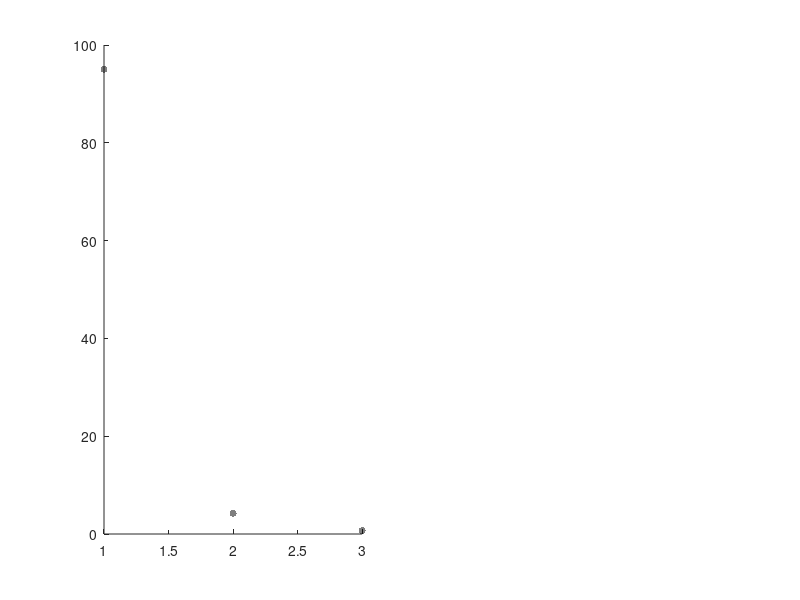

Write the MATLAB code that produced this figure. (Note: this script raises an error after producing the figure.)


 load('Fig1B.mat')

 figure
 
 subplot(121)
 hold on
 for i=1:size(mzBehav,1)
     scatter([1,2,3],mzBehav(i,1:3)*100,26,[0,0,0],'filled','MarkerFaceAlpha',0.5)
     plot([1,2,3],mzBehav(i,1:3)*100,'Color',[0 0 0 0.5])
 end
 plot([1 1],[0 1]*mean(mzBehav(:,1))*100)
 plot([2 2],[0 1]*mean(mzBehav(:,2))*100)
 plot([3 3],[0 1]*mean(mzBehav(:,3))*100)
 hold off
 xlim([0.5,3.5])
 ylim([0,100])
 xticks([0.3,3.7])

 signrank(mzBehav(:,1),mzBehav(:,2))


 subplot(122)
 hold on
 for i=1:size(xmBehav,1)
     scatter([1,2,3],xmBehav(i,1:3)*100,26,[0,0,0],'filled','MarkerFaceAlpha',0.5)
     plot([1,2,3],xmBehav(i,1:3)*100,'Color',[0 0 0 0.5])
 end
 plot([1 1],[0 1]*mean(xmBehav(:,1))*100)
 plot([2 2],[0 1]*mean(xmBehav(:,2))*100)
 plot([3 3],[0 1]*mean(xmBehav(:,3))*100)
 hold off
 xlim([0.5,3.5])
 ylim([0,100])
 xticks([0.3,3.7])

 signrank(xmBehav(:,1),xmBehav(:,2))
